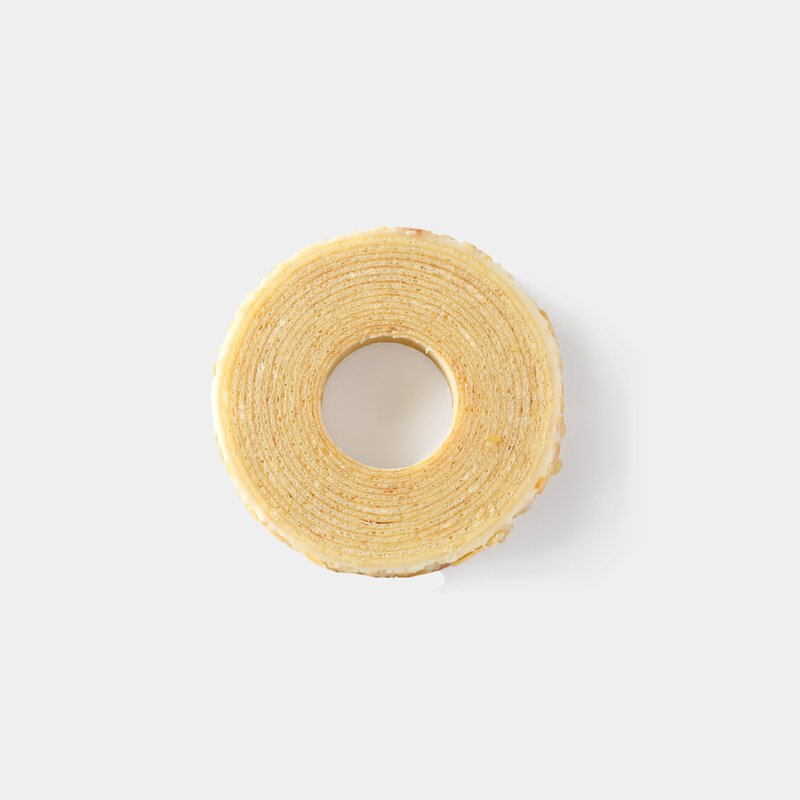
#> input picture Data/sample_05.jpg, 800 x 800 px
$ python s2_main.py   (older library calls are emulated)
#> lines starting #> are read from the running program, lines starting #| are printed output that depends on the picture; after the words box and inside, x2 and y2 are one past the last pixel; in counts of white or black regions, pixels touching at a corner belong together
#> in read_color_image, color_image is the input picture: shape (800, 800, 3); mean B, G, R 223.6, 231.7, 236.5
#> in read_gray_image, `gray_image = cv2.imread(self.image_path, cv2.IMREAD_GRAYSCALE)`:
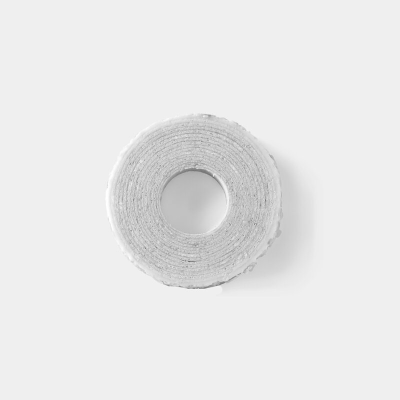
#> gray_image: shape (800, 800) (shown at 1/2 size); min 87, max 255, mean 232.2
### s2_tools.py
import cv2
import numpy

def get_gradient(
    gray_image: numpy.ndarray
) -> tuple:
    """
    算出每個像素的亮度變化，回傳 (gradient_x, gradient_y, gradient_magnitude)。
        gradient_x          往右走，亮度變化多少（變亮 = 正，變暗 = 負）
        gradient_y          往下走，亮度變化多少
        gradient_magnitude  合起來的變化有多大，也就是邊緣強度 √(x² + y²)
    三個陣列的形狀都跟 gray_image 一樣。
        gray_image  灰階圖，通常是模糊過的
    """

    # CV_32F：結果可以存小數和負數
    # 1, 0：算 x 方向（往右）；0, 1：算 y 方向（往下）
    gradient_x = cv2.Sobel(gray_image, cv2.CV_32F, 1, 0)
    gradient_y = cv2.Sobel(gray_image, cv2.CV_32F, 0, 1)
    gradient_magnitude = cv2.magnitude(gradient_x, gradient_y)
    return gradient_x, gradient_y, gradient_magnitude

def get_circle_score(
    center_x: float,
    center_y: float,
    circle_radius: float,
    gradient_x: numpy.ndarray,
    gradient_y: numpy.ndarray,
    gradient_magnitude: numpy.ndarray,
    strong_threshold: float
) -> float:

    node_size = 72
    radius_epsilon = 2
    # 1. 算出 72 × 5 個點的座標（每一列是一個角度，每一欄是一圈）
    point_angles = numpy.linspace(0, 2 * numpy.pi, node_size, endpoint=False)
    # 每個角度的方向（往右 cos、往下 sin），直著排，形狀 (72, 1)
    direction_x = numpy.cos(point_angles)[:, None]
    direction_y = numpy.sin(point_angles)[:, None]
    # 5 圈的半徑橫著排：[r-2, r-1, r, r+1, r+2]，形狀 (1, 5)
    point_offsets = numpy.arange(-radius_epsilon, radius_epsilon + 1)
    point_radius = circle_radius + point_offsets[None, :]
    # (72, 1) × (1, 5) → 自動展開成 (72, 5)
    point_x = center_x + point_radius * direction_x
    point_y = center_y + point_radius * direction_y
    point_x = numpy.array(point_x).astype(int)
    point_y = numpy.array(point_y).astype(int)

    # 2. 處理圖外的點：只要有一個點在圖外，整個圓就不考慮
    gradient_height, gradient_width = gradient_magnitude.shape
    # .all()：72 × 5 個點全部在圖裡，才是 True
    point_inside = (
        numpy.array(point_x >= 0) &
        numpy.array(point_x < gradient_width) &
        numpy.array(point_y >= 0) &
        numpy.array(point_y < gradient_height)
    ).all()
    if not point_inside:
        return 0.0

    # 3. 第 1 題：point_strong
    # 這裡有強邊緣嗎？注意順序是 [y, x]
    point_magnitude = gradient_magnitude[point_y, point_x]
    point_strong = point_magnitude > strong_threshold

    # 4. 第 2 題：point_radial
    # 箭頭有沒有沿著半徑方向？point_cosine 越接近 1，夾角越小
    # + 1e-6：避免箭頭長度是 0 時變成除以 0
    point_gradient_x = gradient_x[point_y, point_x]
    point_gradient_y = gradient_y[point_y, point_x]
    point_cosine = numpy.abs(
        point_gradient_x * direction_x
        + point_gradient_y * direction_y
    ) / (point_magnitude + 1e-6)
    point_radial = point_cosine > 0.8

    # 5. 算分數：circle_score
    # 兩題都對才得分
    # .any(axis=1)：每個角度的 5 圈裡任一格得分，這個角度就得分 → 72 個
    # 分數 = 得分的角度 ÷ 72
    point_hit = (point_strong & point_radial).any(axis=1)
    circle_score = float(point_hit.sum() / node_size)
    return circle_score

def get_selected_circles(
    scored_circles: list,
    overlap_ratio: float = 0.75,
    inside_ratio: float = 0.85,
) -> list:
    """
    去重複：擠在一起的圓只選最好的一個。
        scored_circles  有分數的圓 [[x, y, 半徑, 分數], ...]
        overlap_ratio   圓心距離 < overlap_ratio × (兩半徑相加) → 重疊太多
        inside_ratio    圓心距離 < inside_ratio × 較大的半徑 → 包在裡面
    回傳選上的圓，格式一樣 [[x, y, 半徑, 分數], ...]。
    """

    # 1. 排隊：依「分數 × √半徑」由大排到小
    # 分數差不多時讓大圓排前面，大圓裡的小團塊之後會因為「包在裡面」被淘汰
    sorted_circles = sorted(
        scored_circles,
        key=lambda scored_circle: (
            scored_circle[3] * numpy.sqrt(scored_circle[2])
        ),
        reverse=True,
    )

    # 2. 一個一個看，跟已經選上的圓比較，沒有衝突才選上
    selected_circles = []
    for center_x, center_y, circle_radius, circle_score in sorted_circles:
        is_conflict = False
        for selected_x, selected_y, selected_radius, _ in (
            selected_circles
        ):
            # 兩個圓心的距離 √(Δx² + Δy²)
            center_distance = numpy.hypot(
                center_x - selected_x, center_y - selected_y
            )
            # 衝突一：重疊太多
            if center_distance < overlap_ratio * (
                circle_radius + selected_radius
            ):
                is_conflict = True
                break
            # 衝突二：包在裡面
            if center_distance < inside_ratio * max(
                circle_radius, selected_radius
            ):
                is_conflict = True
                break
        if not is_conflict:
            selected_circles.append(
                [center_x, center_y, circle_radius, circle_score]
            )

    return selected_circles

def get_detected_circles(
    image_path: str,
    estimated_radius: float,
    target_radius: float = 40,
) -> list:
    """
    已經知道圓大概多大，找出圖裡的圓，回傳原圖座標 [[x, y, 半徑, 分數], ...]。
        image_path        圖片路徑
        estimated_radius  決定好的半徑（原圖像素），例如 90
        target_radius     把圖縮放到圓的半徑變成多少，後面的參數都從它算出來
    一個圓都沒找到時回傳 []。
    """
#> called with image_path = './Data/sample_05.jpg', estimated_radius = 90, target_radius = 40

    # 0. 讀灰階圖：讀不到就報錯
    gray_image = cv2.imread(image_path, cv2.IMREAD_GRAYSCALE)
    if gray_image is None:
        raise FileNotFoundError(f'讀不到圖片：{image_path}')

    # 1. 縮放：讓圓的半徑變成 target_radius
    # 縮小用 INTER_AREA，放大（圓比 target_radius 小）用 INTER_CUBIC
    scale_ratio = target_radius / estimated_radius
    if scale_ratio < 1:
        resize_method = cv2.INTER_AREA
    else:
        resize_method = cv2.INTER_CUBIC
    gray_source = cv2.resize(
        gray_image, None,
        fx=scale_ratio, fy=scale_ratio,
        interpolation=resize_method,
    )

    # 2. 模糊：在縮放後的圖上做，圓的半徑是 target_radius，取它的 1/20
    blur_sigma = target_radius / 20
    blur_source = cv2.GaussianBlur(gray_source, (0, 0), blur_sigma)

    # 3. 算梯度
    gradient_x, gradient_y, gradient_magnitude = get_gradient(blur_source)
#> in get_gradient, `gradient_x = cv2.Sobel(gray_image, cv2.CV_32F, 1, 0)`:
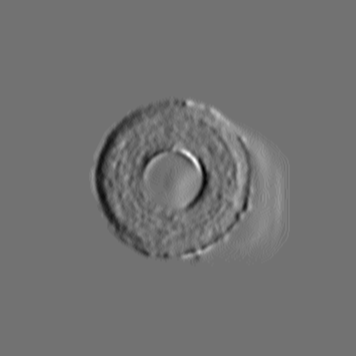
#> gradient_x: shape (356, 356) float32; min -51, max 63, mean 0; drawn with min black and max white
#> in get_gradient, `gradient_y = cv2.Sobel(gray_image, cv2.CV_32F, 0, 1)`:
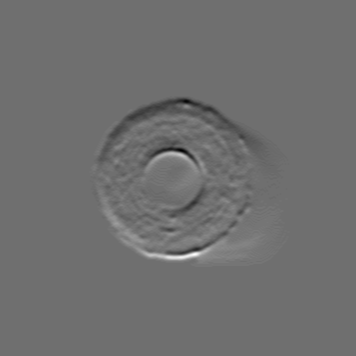
#> gradient_y: shape (356, 356) float32; min -78, max 100, mean 0; drawn with min black and max white
#> in get_gradient, `gradient_magnitude = cv2.magnitude(gradient_x, gradient_y)`:
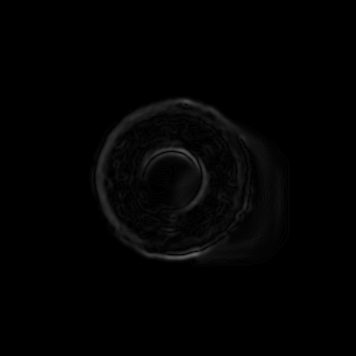
#> gradient_magnitude: shape (356, 356) float32; min 0, max 100.2, mean 2.6

    # 4. Hough 猜圓：只找 target_radius 附近的圓，param2 調低，寧可多猜
    # cv2 規定半徑只能是整數，所以用 int(...)
    source_circles = cv2.HoughCircles(
        blur_source,
        cv2.HOUGH_GRADIENT,
        dp=1,
        minDist=target_radius * 0.25,
        param1=80,
        param2=12,
        minRadius=int(target_radius * 0.6),
        maxRadius=int(target_radius * 1.4),
    )
#> source_circles = [[169.5, 172.5, 26]]
    # 一個都沒猜到時，cv2 回傳 None
    if source_circles is None:
        return []

    # 5. 打分數 + 過濾：強邊緣取前 35%，分數 ≥ 0.8 才留下
    strong_threshold = numpy.quantile(gradient_magnitude, 0.65)
#> strong_threshold = 0
    passed_circles = []
    for center_x, center_y, circle_radius in source_circles[0]:
        circle_score = get_circle_score(
            center_x, center_y, circle_radius,
            gradient_x, gradient_y, gradient_magnitude,
            strong_threshold,
        )
        if circle_score < 0.8:
            continue
        passed_circles.append(
            [center_x, center_y, circle_radius, circle_score]
        )
#> this loop made 1 pass
#> (center_x, center_y, circle_radius, node_size in get_circle_score, radius_epsilon in get_circle_score, point_offsets in get_circle_score, point_radius in get_circle_score, gradient_height in get_circle_score) on pass 1: (169.5, 172.5, 26, 72, 2, [-2, -1, 0, 1, 2], [[24, 25, 26, 27, 28]], 356)
#> after the loop, passed_circles = [[169.5, 172.5, 26, 0.819]]

    # 6. 去重複：重疊門檻 0.6（第一步是 0.75）
    # 圓心要靠得更近才算衝突，緊貼在一起的相鄰圓比較不會被誤刪
    selected_circles = get_selected_circles(
        passed_circles, overlap_ratio=0.6
    )
#> the loop in get_selected_circles, `for center_x, center_y, circle_radius, circle_score in sorted_circles:` made 1 pass
#> selected_circles = [[169.5, 172.5, 26, 0.819]]

    # 7. 換回原圖：x、y、半徑除以 scale_ratio，分數不用換
    detected_circles = []
    for center_x, center_y, circle_radius, circle_score in selected_circles:
        detected_circles.append([
            float(center_x / scale_ratio),
            float(center_y / scale_ratio),
            float(circle_radius / scale_ratio),
            circle_score,
        ])
#> this loop made 1 pass
#> after the loop, detected_circles = [[381.4, 388.1, 58.5, 0.819]]
    return detected_circles

### s2_main.py
import cv2
import numpy
import typing
import tqdm
import s2_tools

class Picture:

    def __init__(self, image_path: str) -> None:

        self.image_path = image_path
        return

    def read_color_image(self) -> bool:
        """讀取彩色圖片，回傳圖片陣列，形狀是 (高, 寬, 3)。"""

        color_image = cv2.imread(self.image_path)
        # cv2.imread 讀不到檔案時不會報錯，只會回傳 None，所以自己檢查
        if color_image is None:
            return False

        if color_image.shape[-1] != 3:
            return False

        self.color_image = color_image
        return True

    def read_gray_image(self) -> bool:
        """讀取灰階圖片，存到 self.gray_image，形狀是 (高, 寬)。"""

        # cv2.IMREAD_GRAYSCALE：讀進來時直接轉成灰階，每個像素只有一個亮度值
        gray_image = cv2.imread(self.image_path, cv2.IMREAD_GRAYSCALE)
        # cv2.imread 讀不到檔案時不會報錯，只會回傳 None，所以自己檢查
        if gray_image is None:
            return False

        # 灰階圖只有高、寬兩個維度，沒有顏色那一維
        if gray_image.ndim != 2:
            return False

        self.gray_image = gray_image
        return True

    # [10 lines left out: function get_image_shape, not called in this run]

    def draw_circles(self, target_circles: list, save_path: str) -> bool:
        """把圓畫在彩色原圖上，存到 save_path。"""

        # 畫在複製品上，原本的 self.color_image 不會被改到
        draw_image = self.color_image.copy()

        for target_circle in target_circles:
            # 只用前三個值，有沒有分數都可以
            center_x, center_y, circle_radius = target_circle[:3]
            # cv2.circle 只接受整數
            circle_center = (int(round(center_x)), int(round(center_y)))
            # 紅色圓周 (B, G, R) = (0, 0, 255)，線條粗細 2
            cv2.circle(
                draw_image, circle_center, int(round(circle_radius)),
                (0, 0, 255), 2,
            )
            # 綠色圓心點，粗細 -1 = 塗滿
            cv2.circle(draw_image, circle_center, 3, (0, 255, 0), -1)

        # cv2.imwrite 存檔成功回傳 True，失敗回傳 False
        is_saved = cv2.imwrite(save_path, draw_image)
        return is_saved

    pass

if __name__=='__main__':

    image_path = './Data/sample_05.jpg'
    picture = Picture(image_path)
    picture.read_color_image()
    picture.read_gray_image()

    # 假設半徑決定用 90，找出圖裡的圓（原圖座標）
    estimated_radius = 90
    detected_circles = s2_tools.get_detected_circles(
        image_path, estimated_radius
    )
#> detected_circles = [[381.4, 388.1, 58.5, 0.819]]
    print(len(detected_circles))
#| 1

    # 畫在彩色原圖上存檔，用眼睛確認結果
    save_path = './check_s2.jpg'
    is_saved = picture.draw_circles(detected_circles, save_path)
#> the loop in draw_circles, `for target_circle in target_circles:` made 1 pass
#> (target_circle, center_x, center_y, circle_radius, circle_center) on pass 1: ([381.4, 388.1, 58.5, 0.819], 381.4, 388.1, 58.5, (381, 388))
#> after the loop in draw_circles, `for target_circle in target_circles:`:
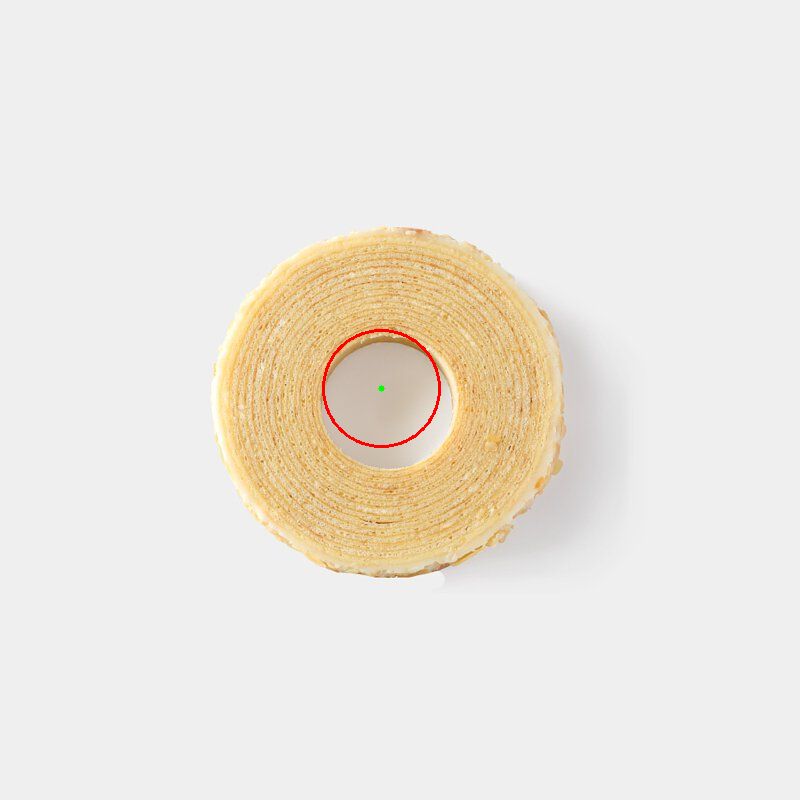
#> draw_image: shape (800, 800, 3); 0.18% of pixels changed, all inside (x1, y1, x2, y2) = (322, 329, 441, 448)
#> is_saved = True
    print('存檔成功：', is_saved, save_path)
#| 存檔成功： True ./check_s2.jpg

    pass
